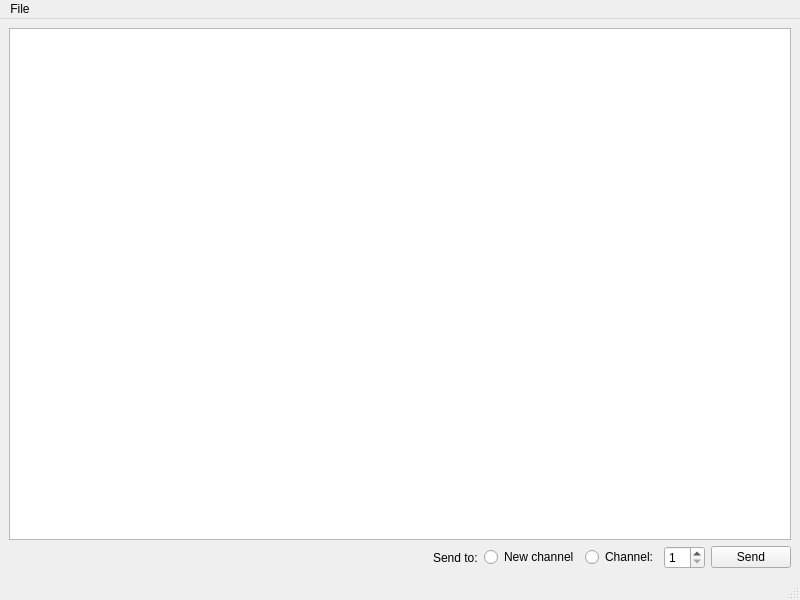
<?xml version="1.0" encoding="UTF-8"?>
<ui version="4.0">
 <class>OPNImportDialog</class>
 <widget class="QMainWindow" name="OPNImportDialog">
  <property name="geometry">
   <rect>
    <x>0</x>
    <y>0</y>
    <width>800</width>
    <height>600</height>
   </rect>
  </property>
  <property name="windowTitle">
   <string>Import FM Patches</string>
  </property>
  <widget class="QWidget" name="centralwidget">
   <layout class="QGridLayout" name="gridLayout">
    <item row="0" column="0" colspan="2">
     <widget class="TableView" name="patchTableView"/>
    </item>
    <item row="1" column="0">
     <spacer name="horizontalSpacer">
      <property name="orientation">
       <enum>Qt::Horizontal</enum>
      </property>
      <property name="sizeHint" stdset="0">
       <size>
        <width>412</width>
        <height>20</height>
       </size>
      </property>
     </spacer>
    </item>
    <item row="1" column="1">
     <layout class="QHBoxLayout" name="horizontalLayout_2">
      <item>
       <widget class="QLabel" name="sendLabel">
        <property name="text">
         <string>Send to:</string>
        </property>
       </widget>
      </item>
      <item>
       <widget class="QRadioButton" name="newChannelRadioButton">
        <property name="text">
         <string>New channel</string>
        </property>
       </widget>
      </item>
      <item>
       <layout class="QHBoxLayout" name="horizontalLayout">
        <item>
         <widget class="QRadioButton" name="channelRadioButton">
          <property name="text">
           <string>Channel:</string>
          </property>
         </widget>
        </item>
        <item>
         <widget class="QSpinBox" name="channelSpinBox">
          <property name="minimum">
           <number>1</number>
          </property>
         </widget>
        </item>
       </layout>
      </item>
      <item>
       <widget class="QPushButton" name="sendButton">
        <property name="text">
         <string>Send</string>
        </property>
       </widget>
      </item>
     </layout>
    </item>
   </layout>
  </widget>
  <widget class="QMenuBar" name="menubar">
   <property name="geometry">
    <rect>
     <x>0</x>
     <y>0</y>
     <width>800</width>
     <height>20</height>
    </rect>
   </property>
   <widget class="QMenu" name="menuFile">
    <property name="title">
     <string>File</string>
    </property>
    <addaction name="actionOpen"/>
    <addaction name="actionSave"/>
    <addaction name="actionSaveAll"/>
    <addaction name="separator"/>
    <addaction name="actionClose"/>
   </widget>
   <addaction name="menuFile"/>
  </widget>
  <widget class="QStatusBar" name="statusbar"/>
  <action name="actionOpen">
   <property name="text">
    <string>&amp;Open</string>
   </property>
  </action>
  <action name="actionSave">
   <property name="text">
    <string>&amp;Save</string>
   </property>
  </action>
  <action name="actionSaveAll">
   <property name="text">
    <string>Save &amp;All</string>
   </property>
  </action>
  <action name="actionClose">
   <property name="text">
    <string>&amp;Close</string>
   </property>
  </action>
 </widget>
 <customwidgets>
  <customwidget>
   <class>TableView</class>
   <extends>QTableView</extends>
   <header>fmimport/tableview.h</header>
  </customwidget>
 </customwidgets>
 <resources/>
 <connections/>
</ui>
